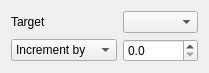
<?xml version="1.0" encoding="UTF-8"?>
<ui version="4.0">
 <class>ActionModifyCounterDialog</class>
 <widget class="QDialog" name="ActionModifyCounterDialog">
  <property name="geometry">
   <rect>
    <x>0</x>
    <y>0</y>
    <width>209</width>
    <height>64</height>
   </rect>
  </property>
  <property name="sizePolicy">
   <sizepolicy hsizetype="Fixed" vsizetype="Fixed">
    <horstretch>0</horstretch>
    <verstretch>0</verstretch>
   </sizepolicy>
  </property>
  <property name="windowTitle">
   <string>Dialog</string>
  </property>
  <layout class="QGridLayout" name="gridLayout">
   <item row="1" column="1">
    <widget class="QDoubleSpinBox" name="doubleSpinBox">
     <property name="decimals">
      <number>1</number>
     </property>
    </widget>
   </item>
   <item row="1" column="0">
    <widget class="QComboBox" name="actionComboBox">
     <item>
      <property name="text">
       <string>Increment by</string>
      </property>
     </item>
     <item>
      <property name="text">
       <string>Decrement by</string>
      </property>
     </item>
     <item>
      <property name="text">
       <string>Set to</string>
      </property>
     </item>
    </widget>
   </item>
   <item row="0" column="0">
    <widget class="QLabel" name="label">
     <property name="text">
      <string>Target</string>
     </property>
    </widget>
   </item>
   <item row="0" column="1">
    <widget class="QComboBox" name="targetComboBox"/>
   </item>
  </layout>
 </widget>
 <resources/>
 <connections/>
</ui>
